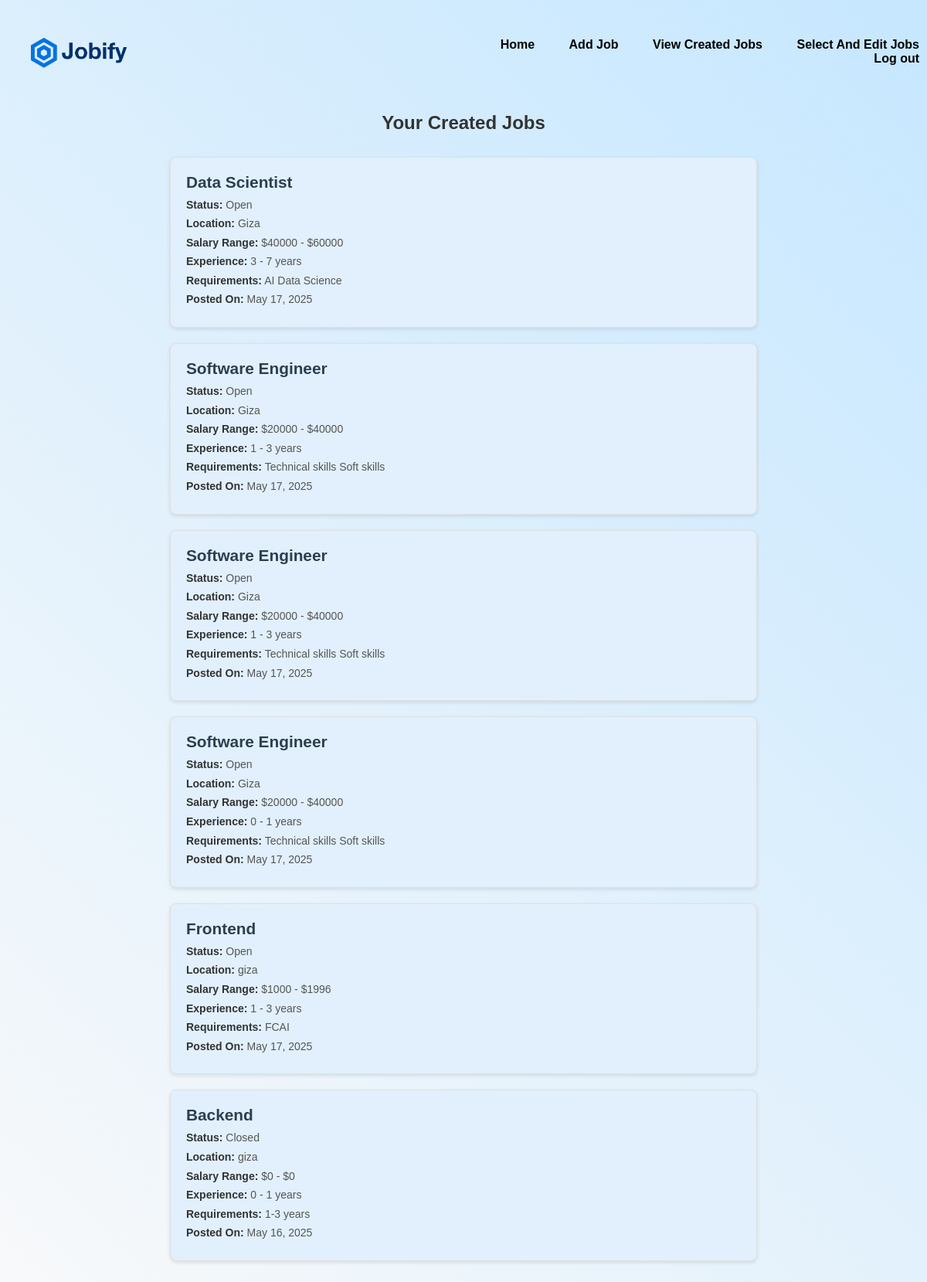
/viewCreatedJobs/ (signed in), run on an earlier commit of the app's database.
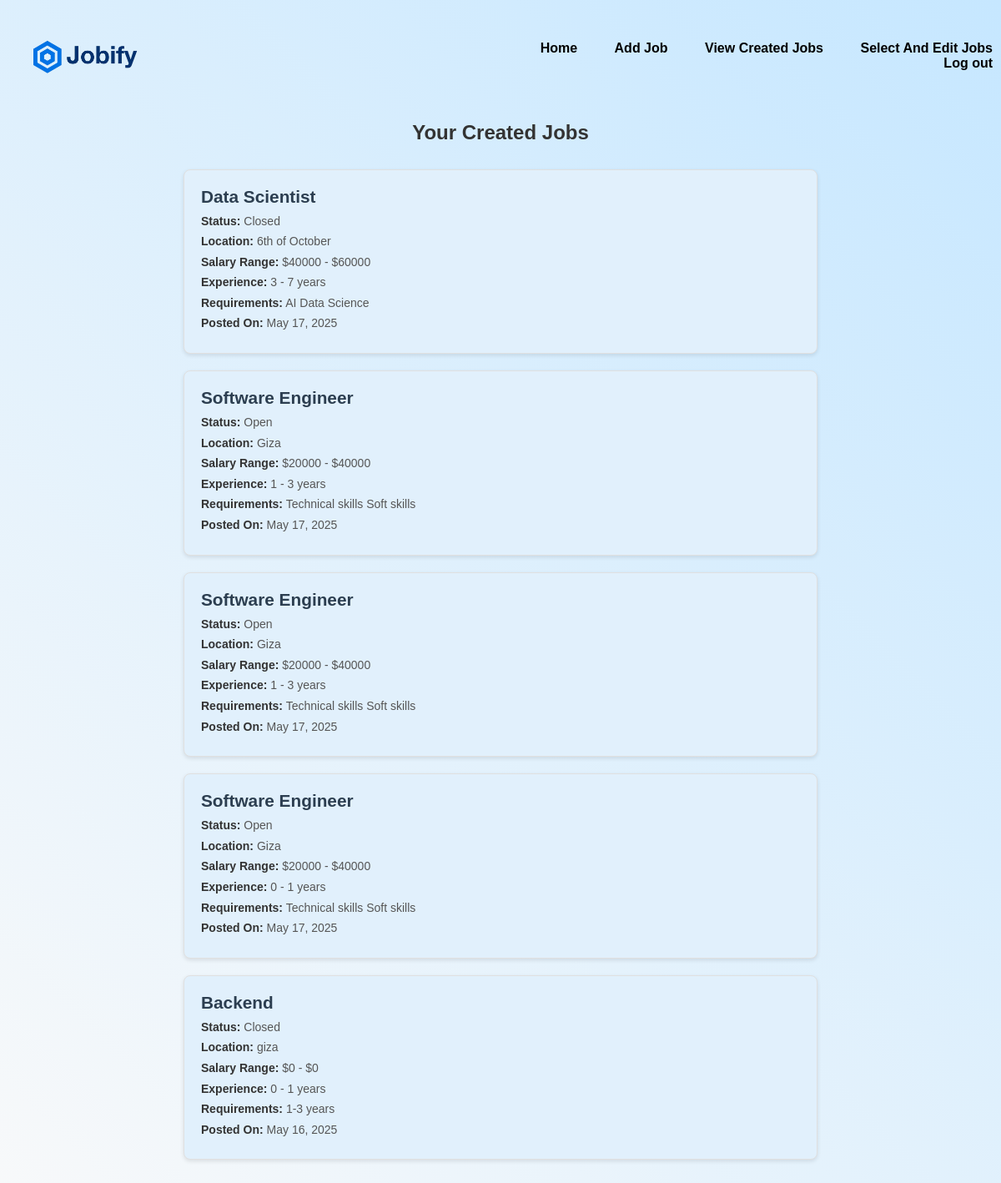
And on a later commit of the database.
### base/models.py (models this page shows, shortened)
class Job(models.Model):
    STATUS_CHOICES = [
        ('Open', 'Open'),
        ('Closed', 'Closed'),
    ]
    employer = models.ForeignKey(User, on_delete=models.CASCADE, related_name='posted_jobs')
    title = models.CharField(max_length=200)
    description = models.TextField()
    min_experience = models.IntegerField(default=0, null = False)  # New: For filtering
    max_experience = models.IntegerField(default=1, null = False)   # New
    min_salary = models.IntegerField(default=0, null = False)      # New: Replace CharField
    max_salary = models.IntegerField(default=0, null = False)      # New
    requirements = models.TextField()
    location = models.CharField(max_length=200)
    status = models.CharField(max_length=10, choices=STATUS_CHOICES, default='Open')  # New
    datePosted = models.DateTimeField(auto_now_add=True)
    updateDate = models.DateTimeField(auto_now=True)
    class Meta:
        ordering = ['-updateDate', '-datePosted']

### base/views.py (the view)
# urls.py: path('viewCreatedJobs/', views.viewCreatedJobs, name='viewCreatedJobs'),
@login_required(login_url='login')
def viewCreatedJobs(request):
    if not request.user.is_admin:
        messages.error(request, "Unauthorized access")
        return redirect('home')
    jobs = Job.objects.filter(employer=request.user).order_by('-datePosted')
    return render(request, 'base/viewCreatedJobs.html', {'jobs': jobs})

### base/templates/base/viewCreatedJobs.html (shortened to what this page needs)
{% extends "main.html" %}
{% load static %}
{% block styles %}
    <link rel="stylesheet" href="{% static 'css/global.css' %}" />
    <link rel="stylesheet" href="{% static 'css/viewCreatedJobs.css' %}" />
{% endblock styles%}
{% block content %}
        <div class="jobs-container">
            <h2>Your Created Jobs</h2>
            {% if jobs %}
                <ul class="job-list">
                    {% for job in jobs %}
                        <li class="job-item">
                            <h3>{{ job.title }}</h3>
                            <div class="job-details">
                                <p><strong>Status:</strong> <span class="status-{{ job.status|lower }}">{{ job.status }}</span></p>
                                <p><strong>Location:</strong> {{ job.location }}</p>
                                <p><strong>Salary Range:</strong> ${{ job.min_salary }} - ${{ job.max_salary }}</p>
                                <p><strong>Experience:</strong> {{ job.min_experience }} - {{ job.max_experience }} years</p>
                                <p><strong>Requirements:</strong> {{ job.requirements|truncatewords:15 }}</p>
                                <p><strong>Posted On:</strong> {{ job.datePosted|date:"M d, Y" }}</p>
                            </div>
                        </li>
                    {% endfor %}
                </ul>
            {% else %}
                <p class="no-jobs">You haven't posted any jobs yet.</p>
            {% endif %}
        </div>
{% endblock content %}

What changed in the data, as far as the page shows it:
removed Job: title "Frontend", status "Open", location "giza", min_salary "1000", max_salary "1996", min_experience "1", max_experience "3", requirements "FCAI", datePosted "May 17, 2025"
changed Job "Data Scientist": status "Open" → "Closed"; location "Giza" → "6th of October"
